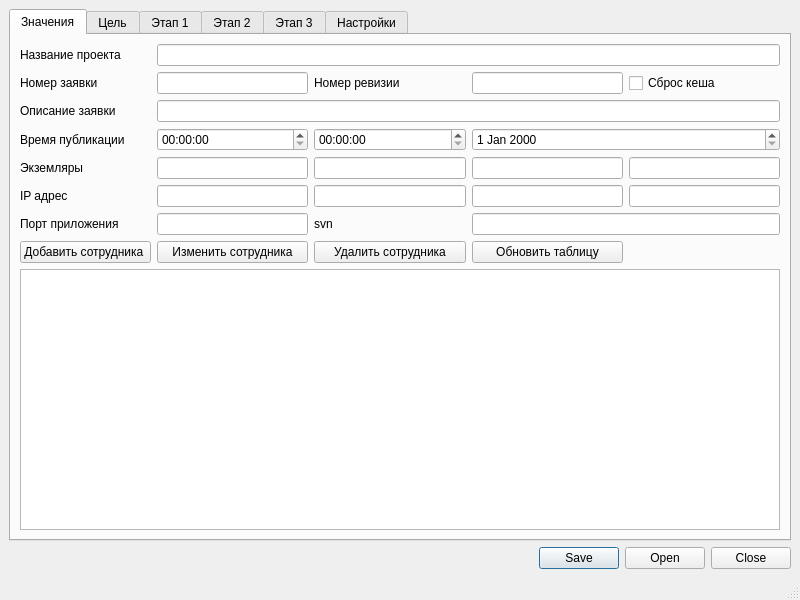
<?xml version="1.0" encoding="UTF-8"?>
<ui version="4.0">
 <class>MainWindow</class>
 <widget class="QMainWindow" name="MainWindow">
  <property name="geometry">
   <rect>
    <x>0</x>
    <y>0</y>
    <width>800</width>
    <height>600</height>
   </rect>
  </property>
  <property name="windowTitle">
   <string>Генератор</string>
  </property>
  <widget class="QWidget" name="centralwidget">
   <layout class="QGridLayout" name="gridLayout">
    <item row="0" column="0">
     <widget class="QTabWidget" name="tabWidget">
      <property name="enabled">
       <bool>true</bool>
      </property>
      <property name="currentIndex">
       <number>0</number>
      </property>
      <property name="usesScrollButtons">
       <bool>false</bool>
      </property>
      <widget class="QWidget" name="config_project">
       <attribute name="title">
        <string>Значения</string>
       </attribute>
       <layout class="QGridLayout" name="gridLayout_3">
        <item row="0" column="0">
         <layout class="QGridLayout" name="gridLayout_2">
          <item row="1" column="1">
           <widget class="QLineEdit" name="numBid"/>
          </item>
          <item row="4" column="4">
           <widget class="QLineEdit" name="app4"/>
          </item>
          <item row="1" column="2">
           <widget class="QLabel" name="label_9">
            <property name="text">
             <string>Номер ревизии</string>
            </property>
           </widget>
          </item>
          <item row="5" column="0">
           <widget class="QLabel" name="label_8">
            <property name="text">
             <string>IP адрес</string>
            </property>
           </widget>
          </item>
          <item row="4" column="0">
           <widget class="QLabel" name="label_7">
            <property name="text">
             <string>Экземляры</string>
            </property>
           </widget>
          </item>
          <item row="5" column="3">
           <widget class="QLineEdit" name="ipAddress3"/>
          </item>
          <item row="4" column="3">
           <widget class="QLineEdit" name="app3"/>
          </item>
          <item row="5" column="1">
           <widget class="QLineEdit" name="ipAddress1"/>
          </item>
          <item row="1" column="0">
           <widget class="QLabel" name="label_4">
            <property name="text">
             <string>Номер заявки</string>
            </property>
           </widget>
          </item>
          <item row="6" column="1">
           <widget class="QLineEdit" name="portApp"/>
          </item>
          <item row="6" column="2">
           <widget class="QLabel" name="label_11">
            <property name="text">
             <string>svn</string>
            </property>
           </widget>
          </item>
          <item row="0" column="0">
           <widget class="QLabel" name="label_3">
            <property name="text">
             <string>Название проекта</string>
            </property>
           </widget>
          </item>
          <item row="3" column="1">
           <widget class="QTimeEdit" name="timeIn"/>
          </item>
          <item row="6" column="3" colspan="2">
           <widget class="QLineEdit" name="svn"/>
          </item>
          <item row="1" column="4">
           <widget class="QCheckBox" name="cache">
            <property name="enabled">
             <bool>true</bool>
            </property>
            <property name="acceptDrops">
             <bool>false</bool>
            </property>
            <property name="text">
             <string>Сброс кеша</string>
            </property>
            <property name="checked">
             <bool>false</bool>
            </property>
           </widget>
          </item>
          <item row="3" column="2">
           <widget class="QTimeEdit" name="timeOut"/>
          </item>
          <item row="1" column="3">
           <widget class="QLineEdit" name="numberRev"/>
          </item>
          <item row="3" column="0">
           <widget class="QLabel" name="label_5">
            <property name="text">
             <string>Время публикации</string>
            </property>
           </widget>
          </item>
          <item row="4" column="2">
           <widget class="QLineEdit" name="app2"/>
          </item>
          <item row="0" column="1" colspan="4">
           <widget class="QLineEdit" name="nameProject"/>
          </item>
          <item row="5" column="2">
           <widget class="QLineEdit" name="ipAddress2"/>
          </item>
          <item row="6" column="0">
           <widget class="QLabel" name="label_10">
            <property name="text">
             <string>Порт приложения</string>
            </property>
           </widget>
          </item>
          <item row="8" column="0" colspan="5">
           <widget class="QTableView" name="tableView"/>
          </item>
          <item row="5" column="4">
           <widget class="QLineEdit" name="ipAddress4"/>
          </item>
          <item row="3" column="3" colspan="2">
           <widget class="QDateEdit" name="dateIn"/>
          </item>
          <item row="2" column="0">
           <widget class="QLabel" name="label_6">
            <property name="text">
             <string>Описание заявки</string>
            </property>
           </widget>
          </item>
          <item row="4" column="1">
           <widget class="QLineEdit" name="app1"/>
          </item>
          <item row="2" column="1" colspan="4">
           <widget class="QLineEdit" name="specBid"/>
          </item>
          <item row="7" column="0">
           <widget class="QPushButton" name="addPeople">
            <property name="text">
             <string>Добавить сотрудника </string>
            </property>
           </widget>
          </item>
          <item row="7" column="1">
           <widget class="QPushButton" name="editPeople">
            <property name="text">
             <string>Изменить сотрудника</string>
            </property>
           </widget>
          </item>
          <item row="7" column="2">
           <widget class="QPushButton" name="delPeople">
            <property name="text">
             <string>Удалить сотрудника</string>
            </property>
           </widget>
          </item>
          <item row="7" column="3">
           <widget class="QPushButton" name="upTable">
            <property name="text">
             <string>Обновить таблицу</string>
            </property>
           </widget>
          </item>
         </layout>
        </item>
       </layout>
      </widget>
      <widget class="QWidget" name="stage_4">
       <property name="enabled">
        <bool>false</bool>
       </property>
       <property name="acceptDrops">
        <bool>false</bool>
       </property>
       <attribute name="title">
        <string>Цель</string>
       </attribute>
       <layout class="QGridLayout" name="gridLayout_12">
        <item row="0" column="0">
         <layout class="QGridLayout" name="gridLayout_8">
          <item row="1" column="0">
           <widget class="QTextEdit" name="title"/>
          </item>
          <item row="0" column="0">
           <widget class="QLabel" name="label">
            <property name="text">
             <string>Колонтитул</string>
            </property>
           </widget>
          </item>
          <item row="3" column="0">
           <widget class="QTextEdit" name="target"/>
          </item>
          <item row="2" column="0">
           <widget class="QLabel" name="label_2">
            <property name="text">
             <string>Цель</string>
            </property>
           </widget>
          </item>
         </layout>
        </item>
       </layout>
      </widget>
      <widget class="QWidget" name="stage_1">
       <property name="enabled">
        <bool>false</bool>
       </property>
       <attribute name="title">
        <string>Этап 1</string>
       </attribute>
       <layout class="QGridLayout" name="gridLayout_5">
        <item row="0" column="0">
         <layout class="QGridLayout" name="gridLayout_4">
          <item row="0" column="0">
           <widget class="QTextEdit" name="stage_1_text"/>
          </item>
         </layout>
        </item>
       </layout>
      </widget>
      <widget class="QWidget" name="stage_2">
       <property name="enabled">
        <bool>false</bool>
       </property>
       <attribute name="title">
        <string>Этап 2</string>
       </attribute>
       <layout class="QGridLayout" name="gridLayout_10">
        <item row="0" column="0">
         <layout class="QGridLayout" name="gridLayout_6">
          <item row="0" column="0">
           <widget class="QTextEdit" name="stage_2_text"/>
          </item>
         </layout>
        </item>
       </layout>
      </widget>
      <widget class="QWidget" name="stage_3">
       <property name="enabled">
        <bool>false</bool>
       </property>
       <attribute name="title">
        <string>Этап 3</string>
       </attribute>
       <layout class="QGridLayout" name="gridLayout_11">
        <item row="0" column="0">
         <layout class="QGridLayout" name="gridLayout_7">
          <item row="0" column="0">
           <widget class="QTextEdit" name="stage_3_text"/>
          </item>
         </layout>
        </item>
       </layout>
      </widget>
      <widget class="QWidget" name="configure">
       <attribute name="title">
        <string>Настройки</string>
       </attribute>
       <layout class="QGridLayout" name="gridLayout_13">
        <item row="1" column="2">
         <widget class="QPushButton" name="saveConfig">
          <property name="text">
           <string>Сохранить настройки</string>
          </property>
         </widget>
        </item>
        <item row="1" column="1">
         <widget class="QPushButton" name="createDB">
          <property name="text">
           <string>Создать БД</string>
          </property>
         </widget>
        </item>
        <item row="1" column="0">
         <widget class="QPushButton" name="checkDB">
          <property name="text">
           <string>Проверка подключения</string>
          </property>
         </widget>
        </item>
        <item row="0" column="0" colspan="3">
         <layout class="QGridLayout" name="gridLayout_9">
          <item row="0" column="0">
           <widget class="QLabel" name="label_12">
            <property name="text">
             <string>Хост</string>
            </property>
           </widget>
          </item>
          <item row="0" column="1">
           <widget class="QLineEdit" name="host"/>
          </item>
          <item row="1" column="0">
           <widget class="QLabel" name="label_13">
            <property name="text">
             <string>БД</string>
            </property>
           </widget>
          </item>
          <item row="3" column="0">
           <widget class="QLabel" name="label_15">
            <property name="text">
             <string>Пароль</string>
            </property>
           </widget>
          </item>
          <item row="1" column="1">
           <widget class="QLineEdit" name="dbname"/>
          </item>
          <item row="2" column="0">
           <widget class="QLabel" name="label_14">
            <property name="text">
             <string>Пользователь</string>
            </property>
           </widget>
          </item>
          <item row="2" column="1">
           <widget class="QLineEdit" name="user"/>
          </item>
          <item row="3" column="1">
           <widget class="QLineEdit" name="password"/>
          </item>
         </layout>
        </item>
       </layout>
      </widget>
     </widget>
    </item>
    <item row="1" column="0">
     <widget class="QDialogButtonBox" name="buttonBox">
      <property name="standardButtons">
       <set>QDialogButtonBox::Close|QDialogButtonBox::Open|QDialogButtonBox::Save</set>
      </property>
     </widget>
    </item>
   </layout>
  </widget>
  <widget class="QStatusBar" name="statusbar"/>
 </widget>
 <resources/>
 <connections/>
</ui>
